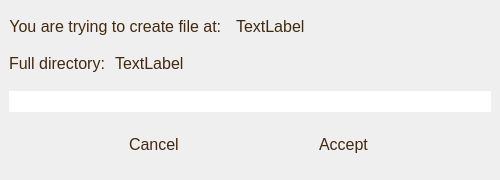
<?xml version="1.0" encoding="UTF-8"?>
<ui version="4.0">
 <class>FileOperationsDialog</class>
 <widget class="QDialog" name="FileOperationsDialog">
  <property name="geometry">
   <rect>
    <x>0</x>
    <y>0</y>
    <width>500</width>
    <height>180</height>
   </rect>
  </property>
  <property name="sizePolicy">
   <sizepolicy hsizetype="Fixed" vsizetype="Fixed">
    <horstretch>0</horstretch>
    <verstretch>0</verstretch>
   </sizepolicy>
  </property>
  <property name="minimumSize">
   <size>
    <width>500</width>
    <height>180</height>
   </size>
  </property>
  <property name="maximumSize">
   <size>
    <width>500</width>
    <height>180</height>
   </size>
  </property>
  <property name="windowTitle">
   <string>Dialog</string>
  </property>
  <layout class="QVBoxLayout" name="verticalLayout_2">
   <property name="spacing">
    <number>0</number>
   </property>
   <property name="leftMargin">
    <number>0</number>
   </property>
   <property name="topMargin">
    <number>0</number>
   </property>
   <property name="rightMargin">
    <number>0</number>
   </property>
   <property name="bottomMargin">
    <number>0</number>
   </property>
   <item>
    <widget class="QWidget" name="FileManager" native="true">
     <property name="sizePolicy">
      <sizepolicy hsizetype="Fixed" vsizetype="Fixed">
       <horstretch>0</horstretch>
       <verstretch>0</verstretch>
      </sizepolicy>
     </property>
     <property name="minimumSize">
      <size>
       <width>500</width>
       <height>180</height>
      </size>
     </property>
     <property name="maximumSize">
      <size>
       <width>500</width>
       <height>180</height>
      </size>
     </property>
     <property name="styleSheet">
      <string notr="true">*{

border:none;

background-color:transparent;

background:none;

padding:0;

margin:0;

  

color: #412a0d;

font-family: Helvetica;

font-size: 16px;

}

 

  

QPushButton{

text-align:left;

padding:5px 10px;

}</string>
     </property>
     <layout class="QVBoxLayout" name="verticalLayout">
      <property name="spacing">
       <number>10</number>
      </property>
      <property name="leftMargin">
       <number>9</number>
      </property>
      <property name="topMargin">
       <number>9</number>
      </property>
      <property name="rightMargin">
       <number>9</number>
      </property>
      <property name="bottomMargin">
       <number>9</number>
      </property>
      <item>
       <layout class="QHBoxLayout" name="Widget_FileName">
        <item>
         <widget class="QLabel" name="QLabel_FileInformation">
          <property name="sizePolicy">
           <sizepolicy hsizetype="Fixed" vsizetype="Fixed">
            <horstretch>0</horstretch>
            <verstretch>0</verstretch>
           </sizepolicy>
          </property>
          <property name="text">
           <string>You are trying to create file at: </string>
          </property>
          <property name="textFormat">
           <enum>Qt::AutoText</enum>
          </property>
          <property name="alignment">
           <set>Qt::AlignCenter</set>
          </property>
         </widget>
        </item>
        <item>
         <widget class="QLabel" name="QLabel_FileName">
          <property name="sizePolicy">
           <sizepolicy hsizetype="Expanding" vsizetype="Fixed">
            <horstretch>0</horstretch>
            <verstretch>0</verstretch>
           </sizepolicy>
          </property>
          <property name="text">
           <string>TextLabel</string>
          </property>
         </widget>
        </item>
        <item>
         <widget class="QLabel" name="QLabel_FileSuffix">
          <property name="sizePolicy">
           <sizepolicy hsizetype="Minimum" vsizetype="Fixed">
            <horstretch>0</horstretch>
            <verstretch>0</verstretch>
           </sizepolicy>
          </property>
          <property name="text">
           <string/>
          </property>
         </widget>
        </item>
       </layout>
      </item>
      <item>
       <layout class="QHBoxLayout" name="Widget_FullDirectory">
        <item>
         <widget class="QLabel" name="QLabel_FullPathInformation">
          <property name="sizePolicy">
           <sizepolicy hsizetype="Fixed" vsizetype="Fixed">
            <horstretch>0</horstretch>
            <verstretch>0</verstretch>
           </sizepolicy>
          </property>
          <property name="text">
           <string>Full directory:</string>
          </property>
          <property name="textFormat">
           <enum>Qt::AutoText</enum>
          </property>
          <property name="alignment">
           <set>Qt::AlignCenter</set>
          </property>
         </widget>
        </item>
        <item>
         <widget class="QLabel" name="QLabel_FullPath">
          <property name="sizePolicy">
           <sizepolicy hsizetype="Expanding" vsizetype="Fixed">
            <horstretch>0</horstretch>
            <verstretch>0</verstretch>
           </sizepolicy>
          </property>
          <property name="text">
           <string>TextLabel</string>
          </property>
         </widget>
        </item>
       </layout>
      </item>
      <item>
       <widget class="QLineEdit" name="QLineEdit_InputField"/>
      </item>
      <item>
       <layout class="QHBoxLayout" name="Widget_Buttons">
        <item>
         <widget class="QPushButton" name="QPushButton_Cancel">
          <property name="sizePolicy">
           <sizepolicy hsizetype="Fixed" vsizetype="Fixed">
            <horstretch>0</horstretch>
            <verstretch>0</verstretch>
           </sizepolicy>
          </property>
          <property name="text">
           <string>Cancel</string>
          </property>
         </widget>
        </item>
        <item>
         <widget class="QPushButton" name="QPushButton_Accept">
          <property name="sizePolicy">
           <sizepolicy hsizetype="Fixed" vsizetype="Fixed">
            <horstretch>0</horstretch>
            <verstretch>0</verstretch>
           </sizepolicy>
          </property>
          <property name="text">
           <string>Accept</string>
          </property>
         </widget>
        </item>
       </layout>
      </item>
     </layout>
    </widget>
   </item>
  </layout>
 </widget>
 <resources/>
 <connections/>
</ui>
